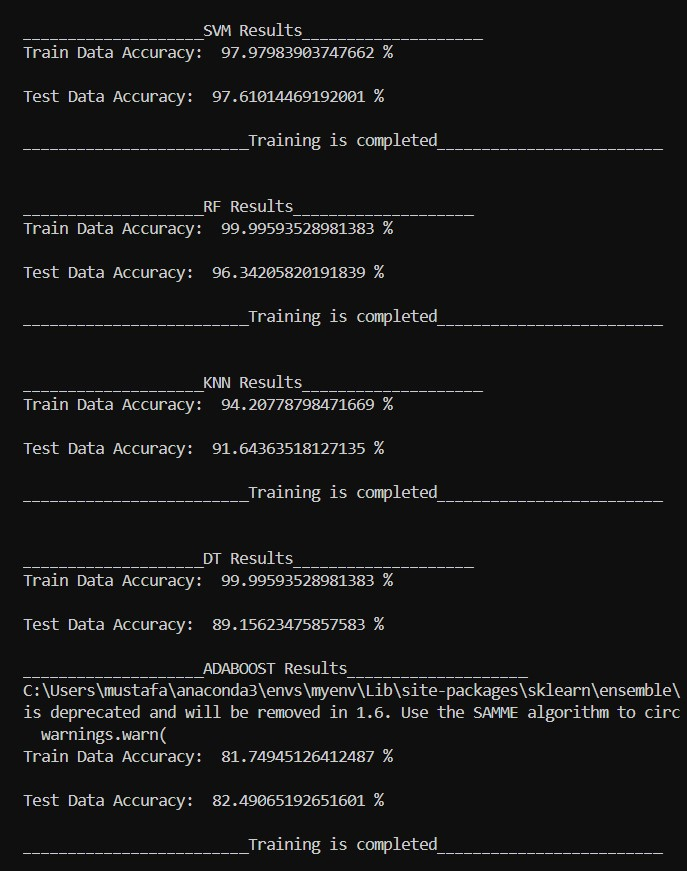
#> input picture Accuracies.jpg, 687 x 871 px
$ python -i featuresExtraction.py   (imports and definitions only)
#> lines starting #> are read from the running program, lines starting #| are printed output that depends on the picture
import numpy as np
from scipy.signal import convolve2d

# Local phase quantization descriper
# this function gets the LPQ features from the image into a vector of size 255
def lpq(img):
    # the window size that we will slide the image with
    winSize=3
    # alpha in STFT approaches
    STFTalpha=1/winSize

    # Compute descriptor responses only on part that have full neigborhood
    convmode='valid'

    img=np.float64(img) # Convert np.image to double
    r=(winSize-1)/2 # Get radius from window size
    x=np.arange(-r,r+1)[np.newaxis] # Form spatial coordinates in window

    w0=np.ones_like(x)
    w1=np.exp(-2*np.pi*x*STFTalpha*1j)
    w2=np.conj(w1)

    ## Run filters to compute the frequency response in the four points. Store np.real and np.imaginary parts separately
    # Run first filter
    filterResp1=convolve2d(convolve2d(img,w0.T,convmode),w1,convmode)
    filterResp2=convolve2d(convolve2d(img,w1.T,convmode),w0,convmode)
    filterResp3=convolve2d(convolve2d(img,w1.T,convmode),w1,convmode)
    filterResp4=convolve2d(convolve2d(img,w1.T,convmode),w2,convmode)

    # Initilize frequency domain matrix for four frequency coordinates (np.real and np.imaginary parts for each frequency).
    freqResp=np.dstack([filterResp1.real, filterResp1.imag,
                        filterResp2.real, filterResp2.imag,
                        filterResp3.real, filterResp3.imag,
                        filterResp4.real, filterResp4.imag])

    ## Perform quantization and compute LPQ codewords
    inds = np.arange(freqResp.shape[2])[np.newaxis,np.newaxis,:]
    LPQdesc=((freqResp>0)*(2**inds)).sum(2)
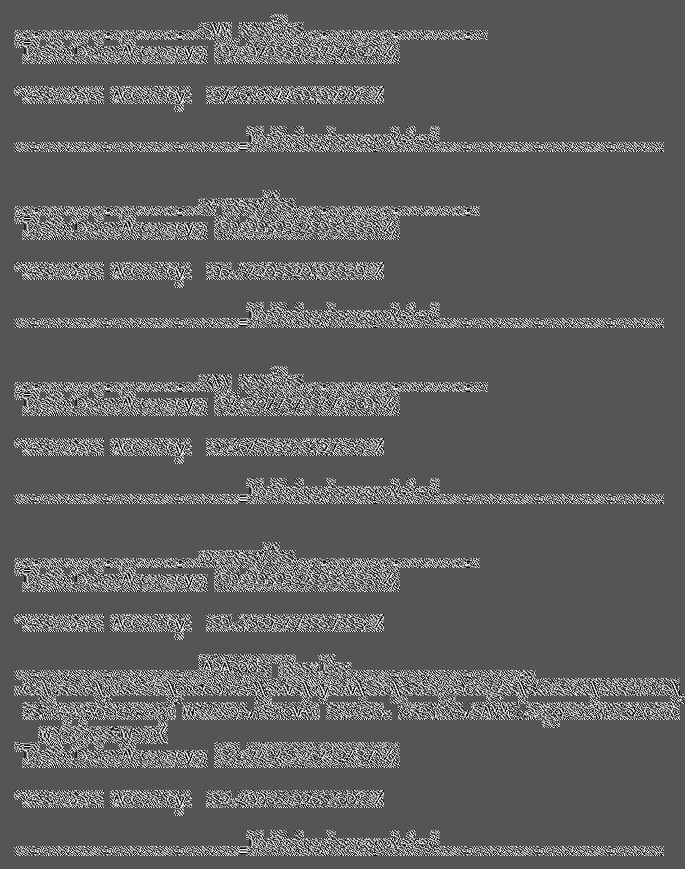
#> LPQdesc: shape (869, 685) int64; min 0, max 255, mean 96.6

    LPQdesc=np.histogram(LPQdesc.flatten(),range(256))[0]
#> LPQdesc = 255 values, max 432382 at index 85, min 208 at index 162, mean 2334.4
    LPQdesc=LPQdesc/LPQdesc.sum()
#> LPQdesc = 255 values, max 0.726 at index 85, min 0.000349 at index 162, mean 0.00392

    return LPQdesc

# this function gets the features of array of images and returns
# features matrix, each row is an example i, each column is feature j
def getFeaturesList(images):
    lpqFeatures = []
    for i in range(len(images)):
        lpqFeatures.append(lpq(images[i]))

    return (np.asarray(lpqFeatures))

>>> import cv2
>>> picture = cv2.imread('Accuracies.jpg', cv2.IMREAD_GRAYSCALE)
>>> result = lpq(picture)
#> result has the same summary as LPQdesc in lpq
